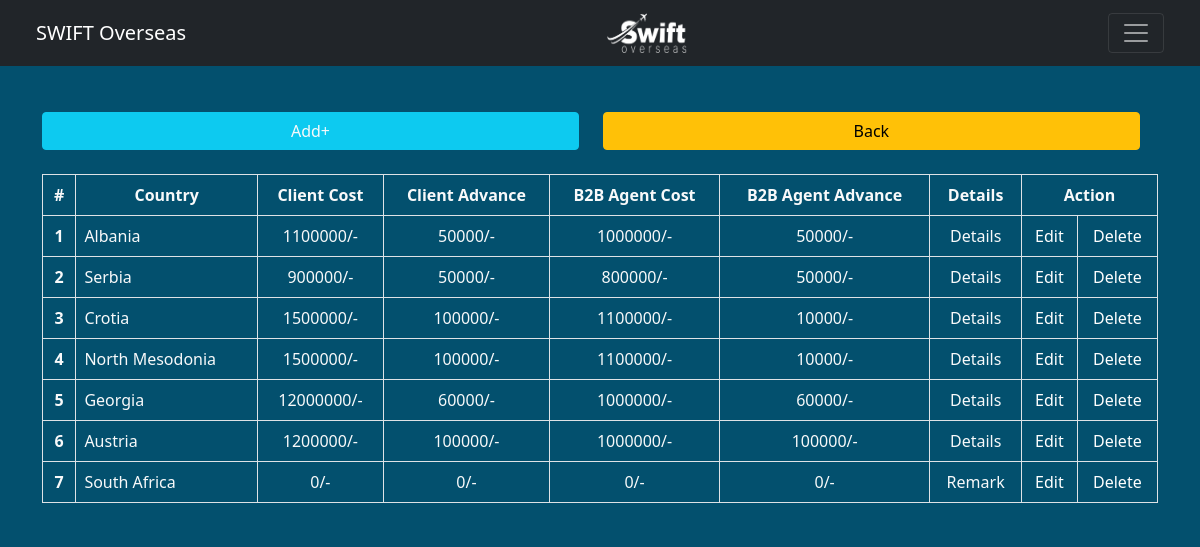
/countryCost.php (signed in), run on the app's committed database.
### tables this page shows
CREATE TABLE `tb_countrydetails` (
  `id` int(11) NOT NULL,
  `countryName` varchar(255) DEFAULT NULL,
  `clientCost` int(11) DEFAULT NULL,
  `clientAdvance` int(11) DEFAULT NULL,
  `agentCost` int(11) DEFAULT NULL,
  `agentAdvance` int(11) DEFAULT NULL,
  `remark` varchar(255) DEFAULT NULL
);

### countryCost.php (the view, shortened to what this page needs)
<?php
include 'controller/session.php';
?>
<!DOCTYPE html>
<html lang="en">
<head>
    <link href="https://cdn.jsdelivr.net/npm/bootstrap@5.0.2/dist/css/bootstrap.min.css" rel="stylesheet">
    <link rel="stylesheet" href="css/countryCost.css">
    <link rel="stylesheet" href="css/grid.css">
</head>
<body>
<?php
    include 'dashboardmenu.php';
?>
<br>
<br>
<section id="button-section">
    <div class="container">
        <div class="row">
            <div class="span_1_of_2"><button href="#add-cost-section" class="btn btn-info text-light" data-bs-toggle="collapse">Add+</button></div>
            <div class="span_1_of_2"><a href="dashboard"><button type="submit" class="btn btn-warning">Back</button></a></div>
        </div>
    </div>
</section>
<br>
<section id="data-show-section" class="data-show">
    <div class="container">
        <div class="row">
            <div class="col-md-12">
                <table class="table table-hover text-light table-bordered">
                    <thead>
                        <tr class="text-center">
                        <th scope="col" >#</th>
                        <th scope="col" >Country</th>
                        <th scope="col" >Client Cost</th>
                        <th scope="col" >Client Advance</th>
                        <th scope="col" >B2B Agent Cost</th>
                        <th scope="col" >B2B Agent Advance</th>
                        <th scope="col" >Details</th>
                        <th scope="col" colspan="2">Action</th>
                        </tr>
                    </thead>
                    <tbody>
                        <?php
                            $sl = 1;
                            $sqlData = "SELECT * FROM `tb_countrydetails`";
                            $sqlResult = mysqli_query($conn, $sqlData);
                            while($row = mysqli_fetch_array($sqlResult))
                            {?>
                        <tr>
                            <th scope="row"  class="text-center"><?php echo $sl; $cid = $row['id']; ?></th>
                            <td><?php echo $row['countryName']; ?></td>
                            <td class="text-center"><?php echo $row['clientCost']; ?>/-</td>
                            <td class="text-center"><?php echo $row['clientAdvance']; ?>/-</td>
                            <td class="text-center"><?php echo $row['agentCost']; ?>/-</td>
                            <td class="text-center"><?php echo $row['agentAdvance']; ?>/-</td>
                            <td class="text-center"><?php echo $row['remark']; ?></td>
                            <td class="text-center"><a href="countryCostEdit.php?userid=<?php echo $cid; ?>" >Edit</a></td>
                            <td class="text-center"><a href="#">Delete</a></td>
                        </tr>
                        <?php $sl++; } ?>
                    </tbody>
                </table>
            </div>
        </div>
    </div>
</section>
</body>
</html>

### css/countryCost.css (style rules this page uses)
body { background: #03506e; }
#button-section button { width: 100%; }
tr td a { text-decoration: none; color: #ffffff; }

### css/grid.css (style rules this page uses)
.row:before, .row:after { content:""; display:table; }
.row:after { clear:both; }
.row { zoom:1; }
.span_1_of_2 { width: 49.2%; }

### data on the page
tb_countrydetails: countryName "Albania", clientCost "1100000", clientAdvance "50000", agentCost "1000000", agentAdvance "50000", remark "Details"
tb_countrydetails: countryName "Serbia", clientCost "900000", clientAdvance "50000", agentCost "800000", agentAdvance "50000", remark "Details"
tb_countrydetails: countryName "Crotia", clientCost "1500000", clientAdvance "100000", agentCost "1100000", agentAdvance "10000", remark "Details"
tb_countrydetails: countryName "North Mesodonia", clientCost "1500000", clientAdvance "100000", agentCost "1100000", agentAdvance "10000", remark "Details"
tb_countrydetails: countryName "Georgia", clientCost "12000000", clientAdvance "60000", agentCost "1000000", agentAdvance "60000", remark "Details"
tb_countrydetails: countryName "Austria", clientCost "1200000", clientAdvance "100000", agentCost "1000000", agentAdvance "100000", remark "Details"
tb_countrydetails: countryName "South Africa", clientCost "0", clientAdvance "0", agentCost "0", agentAdvance "0", remark "Remark"
